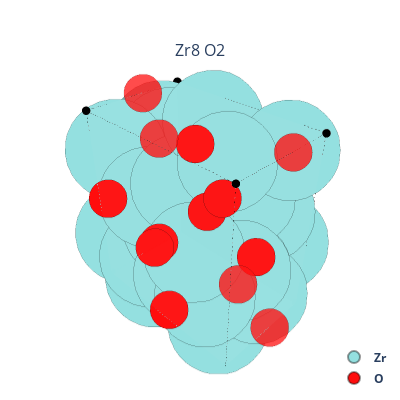

Notebook source saved alongside this figure:
### Code cell
structure_3d(structures[14], n_cols=1)

### Figure 1 — Plotly figure (JSON) as saved in the notebook; plotly's stock layout.template omitted (floating-point values rounded to 4 significant figures)
{"data": [{"hoverinfo": "text", "hoverlabel": {"namelength": -1}, "hovertext": "<b>Site: Zr</b><br>Coordinates (5.901, 1.275, 3.82) [0.9094, 0.1224, 0.3342]", "legend": "legend", "legendgroup": "1-Zr", "marker": {"color": "rgb(148,224,224)", "line": {"color": "rgba(0,0,0,0.4)", "width": 1}, "opacity": 1, "size": 35}, "mode": "markers", "name": "Zr", "scene": "scene", "showlegend": true, "textfont": {"color": "black", "size": 18}, "textposition": "middle center", "type": "scatter3d", "x": [5.901], "y": [1.275], "z": [3.82]}, {"hoverinfo": "text", "hoverlabel": {"namelength": -1}, "hovertext": "<b>Site: Zr</b><br>Coordinates (2.656, 3.932, 7.61) [0.4094, 0.3776, 0.6658]", "legend": "legend", "legendgroup": "1-Zr", "marker": {"color": "rgb(148,224,224)", "line": {"color": "rgba(0,0,0,0.4)", "width": 1}, "opacity": 1, "size": 35}, "mode": "markers", "name": "Zr", "scene": "scene", "showlegend": false, "textfont": {"color": "black", "size": 18}, "textposition": "middle center", "type": "scatter3d", "x": [2.656], "y": [3.932], "z": [7.61]}, {"hoverinfo": "text", "hoverlabel": {"namelength": -1}, "hovertext": "<b>Site: Zr</b><br>Coordinates (1.034, 1.329, 6.678) [0.1594, 0.1276, 0.5842]", "legend": "legend", "legendgroup": "1-Zr", "marker": {"color": "rgb(148,224,224)", "line": {"color": "rgba(0,0,0,0.4)", "width": 1}, "opacity": 1, "size": 35}, "mode": "markers", "name": "Zr", "scene": "scene", "showlegend": false, "textfont": {"color": "black", "size": 18}, "textposition": "middle center", "type": "scatter3d", "x": [1.034], "y": [1.329], "z": [6.678]}, {"hoverinfo": "text", "hoverlabel": {"namelength": -1}, "hovertext": "<b>Site: Zr</b><br>Coordinates (1.034, 9.084, 4.752) [0.1594, 0.8724, 0.4158]", "legend": "legend", "legendgroup": "1-Zr", "marker": {"color": "rgb(148,224,224)", "line": {"color": "rgba(0,0,0,0.4)", "width": 1}, "opacity": 1, "size": 35}, "mode": "markers", "name": "Zr", "scene": "scene", "showlegend": false, "textfont": {"color": "black", "size": 18}, "textposition": "middle center", "type": "scatter3d", "x": [1.034], "y": [9.084], "z": [4.752]}, {"hoverinfo": "text", "hoverlabel": {"namelength": -1}, "hovertext": "<b>Site: Zr</b><br>Coordinates (1.047, 3.893, 4.787) [0.1613, 0.3739, 0.4188]", "legend": "legend", "legendgroup": "1-Zr", "marker": {"color": "rgb(148,224,224)", "line": {"color": "rgba(0,0,0,0.4)", "width": 1}, "opacity": 1, "size": 35}, "mode": "markers", "name": "Zr", "scene": "scene", "showlegend": false, "textfont": {"color": "black", "size": 18}, "textposition": "middle center", "type": "scatter3d", "x": [1.047], "y": [3.893], "z": [4.787]}, {"hoverinfo": "text", "hoverlabel": {"namelength": -1}, "hovertext": "<b>Site: Zr</b><br>Coordinates (4.291, 1.313, 6.643) [0.6613, 0.1261, 0.5812]", "legend": "legend", "legendgroup": "1-Zr", "marker": {"color": "rgb(148,224,224)", "line": {"color": "rgba(0,0,0,0.4)", "width": 1}, "opacity": 1, "size": 35}, "mode": "markers", "name": "Zr", "scene": "scene", "showlegend": false, "textfont": {"color": "black", "size": 18}, "textposition": "middle center", "type": "scatter3d", "x": [4.291], "y": [1.313], "z": [6.643]}, {"hoverinfo": "text", "hoverlabel": {"namelength": -1}, "hovertext": "<b>Site: Zr</b><br>Coordinates (2.669, 9.123, 7.645) [0.4113, 0.8761, 0.6688]", "legend": "legend", "legendgroup": "1-Zr", "marker": {"color": "rgb(148,224,224)", "line": {"color": "rgba(0,0,0,0.4)", "width": 1}, "opacity": 1, "size": 35}, "mode": "markers", "name": "Zr", "scene": "scene", "showlegend": false, "textfont": {"color": "black", "size": 18}, "textposition": "middle center", "type": "scatter3d", "x": [2.669], "y": [9.123], "z": [7.645]}, {"hoverinfo": "text", "hoverlabel": {"namelength": -1}, "hovertext": "<b>Site: Zr</b><br>Coordinates (2.669, 1.29, 3.786) [0.4113, 0.1239, 0.3312]", "legend": "legend", "legendgroup": "1-Zr", "marker": {"color": "rgb(148,224,224)", "line": {"color": "rgba(0,0,0,0.4)", "width": 1}, "opacity": 1, "size": 35}, "mode": "markers", "name": "Zr", "scene": "scene", "showlegend": false, "textfont": {"color": "black", "size": 18}, "textposition": "middle center", "type": "scatter3d", "x": [2.669], "y": [1.29], "z": [3.786]}, {"hoverinfo": "text", "hoverlabel": {"namelength": -1}, "hovertext": "<b>Site: Zr</b><br>Coordinates (2.656, 1.275, 9.536) [0.4094, 0.1224, 0.8342]", "legend": "legend", "legendgroup": "1-Zr", "marker": {"color": "rgb(148,224,224)", "line": {"color": "rgba(0,0,0,0.4)", "width": 1}, "opacity": 1, "size": 35}, "mode": "markers", "name": "Zr", "scene": "scene", "showlegend": false, "textfont": {"color": "black", "size": 18}, "textposition": "middle center", "type": "scatter3d", "x": [2.656], "y": [1.275], "z": [9.536]}, {"hoverinfo": "text", "hoverlabel": {"namelength": -1}, "hovertext": "<b>Site: Zr</b><br>Coordinates (5.901, 3.932, 1.895) [0.9094, 0.3776, 0.1658]", "legend": "legend", "legendgroup": "1-Zr", "marker": {"color": "rgb(148,224,224)", "line": {"color": "rgba(0,0,0,0.4)", "width": 1}, "opacity": 1, "size": 35}, "mode": "markers", "name": "Zr", "scene": "scene", "showlegend": false, "textfont": {"color": "black", "size": 18}, "textposition": "middle center", "type": "scatter3d", "x": [5.901], "y": [3.932], "z": [1.895]}, {"hoverinfo": "text", "hoverlabel": {"namelength": -1}, "hovertext": "<b>Site: Zr</b><br>Coordinates (4.279, 1.329, 0.9628) [0.6594, 0.1276, 0.08423]", "legend": "legend", "legendgroup": "1-Zr", "marker": {"color": "rgb(148,224,224)", "line": {"color": "rgba(0,0,0,0.4)", "width": 1}, "opacity": 1, "size": 35}, "mode": "markers", "name": "Zr", "scene": "scene", "showlegend": false, "textfont": {"color": "black", "size": 18}, "textposition": "middle center", "type": "scatter3d", "x": [4.279], "y": [1.329], "z": [0.9628]}, {"hoverinfo": "text", "hoverlabel": {"namelength": -1}, "hovertext": "<b>Site: Zr</b><br>Coordinates (4.279, 9.084, 10.47) [0.6594, 0.8724, 0.9158]", "legend": "legend", "legendgroup": "1-Zr", "marker": {"color": "rgb(148,224,224)", "line": {"color": "rgba(0,0,0,0.4)", "width": 1}, "opacity": 1, "size": 35}, "mode": "markers", "name": "Zr", "scene": "scene", "showlegend": false, "textfont": {"color": "black", "size": 18}, "textposition": "middle center", "type": "scatter3d", "x": [4.279], "y": [9.084], "z": [10.47]}, {"hoverinfo": "text", "hoverlabel": {"namelength": -1}, "hovertext": "<b>Site: Zr</b><br>Coordinates (4.291, 3.893, 10.5) [0.6613, 0.3739, 0.9188]", "legend": "legend", "legendgroup": "1-Zr", "marker": {"color": "rgb(148,224,224)", "line": {"color": "rgba(0,0,0,0.4)", "width": 1}, "opacity": 1, "size": 35}, "mode": "markers", "name": "Zr", "scene": "scene", "showlegend": false, "textfont": {"color": "black", "size": 18}, "textposition": "middle center", "type": "scatter3d", "x": [4.291], "y": [3.893], "z": [10.5]}, {"hoverinfo": "text", "hoverlabel": {"namelength": -1}, "hovertext": "<b>Site: Zr</b><br>Coordinates (1.047, 1.313, 0.9282) [0.1613, 0.1261, 0.0812]", "legend": "legend", "legendgroup": "1-Zr", "marker": {"color": "rgb(148,224,224)", "line": {"color": "rgba(0,0,0,0.4)", "width": 1}, "opacity": 1, "size": 35}, "mode": "markers", "name": "Zr", "scene": "scene", "showlegend": false, "textfont": {"color": "black", "size": 18}, "textposition": "middle center", "type": "scatter3d", "x": [1.047], "y": [1.313], "z": [0.9282]}, {"hoverinfo": "text", "hoverlabel": {"namelength": -1}, "hovertext": "<b>Site: Zr</b><br>Coordinates (5.913, 9.123, 1.929) [0.9113, 0.8761, 0.1688]", "legend": "legend", "legendgroup": "1-Zr", "marker": {"color": "rgb(148,224,224)", "line": {"color": "rgba(0,0,0,0.4)", "width": 1}, "opacity": 1, "size": 35}, "mode": "markers", "name": "Zr", "scene": "scene", "showlegend": false, "textfont": {"color": "black", "size": 18}, "textposition": "middle center", "type": "scatter3d", "x": [5.913], "y": [9.123], "z": [1.929]}, {"hoverinfo": "text", "hoverlabel": {"namelength": -1}, "hovertext": "<b>Site: Zr</b><br>Coordinates (5.913, 1.29, 9.501) [0.9113, 0.1239, 0.8312]", "legend": "legend", "legendgroup": "1-Zr", "marker": {"color": "rgb(148,224,224)", "line": {"color": "rgba(0,0,0,0.4)", "width": 1}, "opacity": 1, "size": 35}, "mode": "markers", "name": "Zr", "scene": "scene", "showlegend": false, "textfont": {"color": "black", "size": 18}, "textposition": "middle center", "type": "scatter3d", "x": [5.913], "y": [1.29], "z": [9.501]}, {"hoverinfo": "text", "hoverlabel": {"namelength": -1}, "hovertext": "<b>Site: Zr</b><br>Coordinates (2.656, 6.481, 3.82) [0.4094, 0.6224, 0.3342]", "legend": "legend", "legendgroup": "1-Zr", "marker": {"color": "rgb(148,224,224)", "line": {"color": "rgba(0,0,0,0.4)", "width": 1}, "opacity": 1, "size": 35}, "mode": "markers", "name": "Zr", "scene": "scene", "showlegend": false, "textfont": {"color": "black", "size": 18}, "textposition": "middle center", "type": "scatter3d", "x": [2.656], "y": [6.481], "z": [3.82]}, {"hoverinfo": "text", "hoverlabel": {"namelength": -1}, "hovertext": "<b>Site: Zr</b><br>Coordinates (5.901, 9.139, 7.61) [0.9094, 0.8776, 0.6658]", "legend": "legend", "legendgroup": "1-Zr", "marker": {"color": "rgb(148,224,224)", "line": {"color": "rgba(0,0,0,0.4)", "width": 1}, "opacity": 1, "size": 35}, "mode": "markers", "name": "Zr", "scene": "scene", "showlegend": false, "textfont": {"color": "black", "size": 18}, "textposition": "middle center", "type": "scatter3d", "x": [5.901], "y": [9.139], "z": [7.61]}, {"hoverinfo": "text", "hoverlabel": {"namelength": -1}, "hovertext": "<b>Site: Zr</b><br>Coordinates (4.279, 6.535, 6.678) [0.6594, 0.6276, 0.5842]", "legend": "legend", "legendgroup": "1-Zr", "marker": {"color": "rgb(148,224,224)", "line": {"color": "rgba(0,0,0,0.4)", "width": 1}, "opacity": 1, "size": 35}, "mode": "markers", "name": "Zr", "scene": "scene", "showlegend": false, "textfont": {"color": "black", "size": 18}, "textposition": "middle center", "type": "scatter3d", "x": [4.279], "y": [6.535], "z": [6.678]}, {"hoverinfo": "text", "hoverlabel": {"namelength": -1}, "hovertext": "<b>Site: Zr</b><br>Coordinates (4.279, 3.878, 4.752) [0.6594, 0.3724, 0.4158]", "legend": "legend", "legendgroup": "1-Zr", "marker": {"color": "rgb(148,224,224)", "line": {"color": "rgba(0,0,0,0.4)", "width": 1}, "opacity": 1, "size": 35}, "mode": "markers", "name": "Zr", "scene": "scene", "showlegend": false, "textfont": {"color": "black", "size": 18}, "textposition": "middle center", "type": "scatter3d", "x": [4.279], "y": [3.878], "z": [4.752]}, {"hoverinfo": "text", "hoverlabel": {"namelength": -1}, "hovertext": "<b>Site: Zr</b><br>Coordinates (4.291, 9.1, 4.787) [0.6613, 0.8739, 0.4188]", "legend": "legend", "legendgroup": "1-Zr", "marker": {"color": "rgb(148,224,224)", "line": {"color": "rgba(0,0,0,0.4)", "width": 1}, "opacity": 1, "size": 35}, "mode": "markers", "name": "Zr", "scene": "scene", "showlegend": false, "textfont": {"color": "black", "size": 18}, "textposition": "middle center", "type": "scatter3d", "x": [4.291], "y": [9.1], "z": [4.787]}, {"hoverinfo": "text", "hoverlabel": {"namelength": -1}, "hovertext": "<b>Site: Zr</b><br>Coordinates (1.047, 6.52, 6.643) [0.1613, 0.6261, 0.5812]", "legend": "legend", "legendgroup": "1-Zr", "marker": {"color": "rgb(148,224,224)", "line": {"color": "rgba(0,0,0,0.4)", "width": 1}, "opacity": 1, "size": 35}, "mode": "markers", "name": "Zr", "scene": "scene", "showlegend": false, "textfont": {"color": "black", "size": 18}, "textposition": "middle center", "type": "scatter3d", "x": [1.047], "y": [6.52], "z": [6.643]}, {"hoverinfo": "text", "hoverlabel": {"namelength": -1}, "hovertext": "<b>Site: Zr</b><br>Coordinates (5.913, 3.917, 7.645) [0.9113, 0.3761, 0.6688]", "legend": "legend", "legendgroup": "1-Zr", "marker": {"color": "rgb(148,224,224)", "line": {"color": "rgba(0,0,0,0.4)", "width": 1}, "opacity": 1, "size": 35}, "mode": "markers", "name": "Zr", "scene": "scene", "showlegend": false, "textfont": {"color": "black", "size": 18}, "textposition": "middle center", "type": "scatter3d", "x": [5.913], "y": [3.917], "z": [7.645]}, {"hoverinfo": "text", "hoverlabel": {"namelength": -1}, "hovertext": "<b>Site: Zr</b><br>Coordinates (5.913, 6.497, 3.786) [0.9113, 0.6239, 0.3312]", "legend": "legend", "legendgroup": "1-Zr", "marker": {"color": "rgb(148,224,224)", "line": {"color": "rgba(0,0,0,0.4)", "width": 1}, "opacity": 1, "size": 35}, "mode": "markers", "name": "Zr", "scene": "scene", "showlegend": false, "textfont": {"color": "black", "size": 18}, "textposition": "middle center", "type": "scatter3d", "x": [5.913], "y": [6.497], "z": [3.786]}, {"hoverinfo": "text", "hoverlabel": {"namelength": -1}, "hovertext": "<b>Site: Zr</b><br>Coordinates (5.901, 6.481, 9.536) [0.9094, 0.6224, 0.8342]", "legend": "legend", "legendgroup": "1-Zr", "marker": {"color": "rgb(148,224,224)", "line": {"color": "rgba(0,0,0,0.4)", "width": 1}, "opacity": 1, "size": 35}, "mode": "markers", "name": "Zr", "scene": "scene", "showlegend": false, "textfont": {"color": "black", "size": 18}, "textposition": "middle center", "type": "scatter3d", "x": [5.901], "y": [6.481], "z": [9.536]}, {"hoverinfo": "text", "hoverlabel": {"namelength": -1}, "hovertext": "<b>Site: Zr</b><br>Coordinates (2.656, 9.139, 1.895) [0.4094, 0.8776, 0.1658]", "legend": "legend", "legendgroup": "1-Zr", "marker": {"color": "rgb(148,224,224)", "line": {"color": "rgba(0,0,0,0.4)", "width": 1}, "opacity": 1, "size": 35}, "mode": "markers", "name": "Zr", "scene": "scene", "showlegend": false, "textfont": {"color": "black", "size": 18}, "textposition": "middle center", "type": "scatter3d", "x": [2.656], "y": [9.139], "z": [1.895]}, {"hoverinfo": "text", "hoverlabel": {"namelength": -1}, "hovertext": "<b>Site: Zr</b><br>Coordinates (1.034, 6.535, 0.9628) [0.1594, 0.6276, 0.08423]", "legend": "legend", "legendgroup": "1-Zr", "marker": {"color": "rgb(148,224,224)", "line": {"color": "rgba(0,0,0,0.4)", "width": 1}, "opacity": 1, "size": 35}, "mode": "markers", "name": "Zr", "scene": "scene", "showlegend": false, "textfont": {"color": "black", "size": 18}, "textposition": "middle center", "type": "scatter3d", "x": [1.034], "y": [6.535], "z": [0.9628]}, {"hoverinfo": "text", "hoverlabel": {"namelength": -1}, "hovertext": "<b>Site: Zr</b><br>Coordinates (1.034, 3.878, 10.47) [0.1594, 0.3724, 0.9158]", "legend": "legend", "legendgroup": "1-Zr", "marker": {"color": "rgb(148,224,224)", "line": {"color": "rgba(0,0,0,0.4)", "width": 1}, "opacity": 1, "size": 35}, "mode": "markers", "name": "Zr", "scene": "scene", "showlegend": false, "textfont": {"color": "black", "size": 18}, "textposition": "middle center", "type": "scatter3d", "x": [1.034], "y": [3.878], "z": [10.47]}, {"hoverinfo": "text", "hoverlabel": {"namelength": -1}, "hovertext": "<b>Site: Zr</b><br>Coordinates (1.047, 9.1, 10.5) [0.1613, 0.8739, 0.9188]", "legend": "legend", "legendgroup": "1-Zr", "marker": {"color": "rgb(148,224,224)", "line": {"color": "rgba(0,0,0,0.4)", "width": 1}, "opacity": 1, "size": 35}, "mode": "markers", "name": "Zr", "scene": "scene", "showlegend": false, "textfont": {"color": "black", "size": 18}, "textposition": "middle center", "type": "scatter3d", "x": [1.047], "y": [9.1], "z": [10.5]}, {"hoverinfo": "text", "hoverlabel": {"namelength": -1}, "hovertext": "<b>Site: Zr</b><br>Coordinates (4.291, 6.52, 0.9282) [0.6613, 0.6261, 0.0812]", "legend": "legend", "legendgroup": "1-Zr", "marker": {"color": "rgb(148,224,224)", "line": {"color": "rgba(0,0,0,0.4)", "width": 1}, "opacity": 1, "size": 35}, "mode": "markers", "name": "Zr", "scene": "scene", "showlegend": false, "textfont": {"color": "black", "size": 18}, "textposition": "middle center", "type": "scatter3d", "x": [4.291], "y": [6.52], "z": [0.9282]}, {"hoverinfo": "text", "hoverlabel": {"namelength": -1}, "hovertext": "<b>Site: Zr</b><br>Coordinates (2.669, 3.917, 1.929) [0.4113, 0.3761, 0.1688]", "legend": "legend", "legendgroup": "1-Zr", "marker": {"color": "rgb(148,224,224)", "line": {"color": "rgba(0,0,0,0.4)", "width": 1}, "opacity": 1, "size": 35}, "mode": "markers", "name": "Zr", "scene": "scene", "showlegend": false, "textfont": {"color": "black", "size": 18}, "textposition": "middle center", "type": "scatter3d", "x": [2.669], "y": [3.917], "z": [1.929]}, {"hoverinfo": "text", "hoverlabel": {"namelength": -1}, "hovertext": "<b>Site: Zr</b><br>Coordinates (2.669, 6.497, 9.501) [0.4113, 0.6239, 0.8312]", "legend": "legend", "legendgroup": "1-Zr", "marker": {"color": "rgb(148,224,224)", "line": {"color": "rgba(0,0,0,0.4)", "width": 1}, "opacity": 1, "size": 35}, "mode": "markers", "name": "Zr", "scene": "scene", "showlegend": false, "textfont": {"color": "black", "size": 18}, "textposition": "middle center", "type": "scatter3d", "x": [2.669], "y": [6.497], "z": [9.501]}, {"hoverinfo": "text", "hoverlabel": {"namelength": -1}, "hovertext": "<b>Site: O</b><br>Coordinates (4.345, 2.603, 2.858) [0.6695, 0.25, 0.25]", "legend": "legend", "legendgroup": "1-O", "marker": {"color": "rgb(255,13,13)", "line": {"color": "rgba(0,0,0,0.4)", "width": 1}, "opacity": 1, "size": 13.2}, "mode": "markers", "name": "O", "scene": "scene", "showlegend": true, "textfont": {"color": "white", "size": 13.2}, "textposition": "middle center", "type": "scatter3d", "x": [4.345], "y": [2.603], "z": [2.858]}, {"hoverinfo": "text", "hoverlabel": {"namelength": -1}, "hovertext": "<b>Site: O</b><br>Coordinates (2.722, 5.207, 5.715) [0.4195, 0.5, 0.5]", "legend": "legend", "legendgroup": "1-O", "marker": {"color": "rgb(255,13,13)", "line": {"color": "rgba(0,0,0,0.4)", "width": 1}, "opacity": 1, "size": 13.2}, "mode": "markers", "name": "O", "scene": "scene", "showlegend": false, "textfont": {"color": "white", "size": 13.2}, "textposition": "middle center", "type": "scatter3d", "x": [2.722], "y": [5.207], "z": [5.715]}, {"hoverinfo": "text", "hoverlabel": {"namelength": -1}, "hovertext": "<b>Site: O</b><br>Coordinates (1.1, 2.603, 8.573) [0.1695, 0.25, 0.75]", "legend": "legend", "legendgroup": "1-O", "marker": {"color": "rgb(255,13,13)", "line": {"color": "rgba(0,0,0,0.4)", "width": 1}, "opacity": 1, "size": 13.2}, "mode": "markers", "name": "O", "scene": "scene", "showlegend": false, "textfont": {"color": "white", "size": 13.2}, "textposition": "middle center", "type": "scatter3d", "x": [1.1], "y": [2.603], "z": [8.573]}, {"hoverinfo": "text", "hoverlabel": {"namelength": -1}, "hovertext": "<b>Site: O</b><br>Coordinates (5.967, 5.207, 6.842e-16) [0.9195, 0.5, 0]", "legend": "legend", "legendgroup": "1-O", "marker": {"color": "rgb(255,13,13)", "line": {"color": "rgba(0,0,0,0.4)", "width": 1}, "opacity": 1, "size": 13.2}, "mode": "markers", "name": "O", "scene": "scene", "showlegend": false, "textfont": {"color": "white", "size": 13.2}, "textposition": "middle center", "type": "scatter3d", "x": [5.967], "y": [5.207], "z": [6.842e-16]}, {"hoverinfo": "text", "hoverlabel": {"namelength": -1}, "hovertext": "<b>Site: O</b><br>Coordinates (1.1, 7.81, 2.858) [0.1695, 0.75, 0.25]", "legend": "legend", "legendgroup": "1-O", "marker": {"color": "rgb(255,13,13)", "line": {"color": "rgba(0,0,0,0.4)", "width": 1}, "opacity": 1, "size": 13.2}, "mode": "markers", "name": "O", "scene": "scene", "showlegend": false, "textfont": {"color": "white", "size": 13.2}, "textposition": "middle center", "type": "scatter3d", "x": [1.1], "y": [7.81], "z": [2.858]}, {"hoverinfo": "text", "hoverlabel": {"namelength": -1}, "hovertext": "<b>Site: O</b><br>Coordinates (5.967, 0, 5.715) [0.9195, 0, 0.5]", "legend": "legend", "legendgroup": "1-O", "marker": {"color": "rgb(255,13,13)", "line": {"color": "rgba(0,0,0,0.4)", "width": 1}, "opacity": 1, "size": 13.2}, "mode": "markers", "name": "O", "scene": "scene", "showlegend": false, "textfont": {"color": "white", "size": 13.2}, "textposition": "middle center", "type": "scatter3d", "x": [5.967], "y": [0], "z": [5.715]}, {"hoverinfo": "text", "hoverlabel": {"namelength": -1}, "hovertext": "<b>Site: O</b><br>Coordinates (4.345, 7.81, 8.573) [0.6695, 0.75, 0.75]", "legend": "legend", "legendgroup": "1-O", "marker": {"color": "rgb(255,13,13)", "line": {"color": "rgba(0,0,0,0.4)", "width": 1}, "opacity": 1, "size": 13.2}, "mode": "markers", "name": "O", "scene": "scene", "showlegend": false, "textfont": {"color": "white", "size": 13.2}, "textposition": "middle center", "type": "scatter3d", "x": [4.345], "y": [7.81], "z": [8.573]}, {"hoverinfo": "text", "hoverlabel": {"namelength": -1}, "hovertext": "<b>Site: O</b><br>Coordinates (2.722, 0, 1.667e-16) [0.4195, 0, 0]", "legend": "legend", "legendgroup": "1-O", "marker": {"color": "rgb(255,13,13)", "line": {"color": "rgba(0,0,0,0.4)", "width": 1}, "opacity": 1, "size": 13.2}, "mode": "markers", "name": "O", "scene": "scene", "showlegend": false, "textfont": {"color": "white", "size": 13.2}, "textposition": "middle center", "type": "scatter3d", "x": [2.722], "y": [0], "z": [1.667e-16]}, {"hoverinfo": "text", "hoverlabel": {"namelength": -1}, "hovertext": "<b>Image of O</b><br>Coordinates (5.967, 5.207, 11.43) [0.9195, 0.5, 1.0]", "legend": "legend", "marker": {"color": "rgb(255,13,13)", "line": {"color": "rgba(0,0,0,0.4)", "width": 1}, "opacity": 0.8, "size": 13.2}, "mode": "markers", "name": "Image of O", "scene": "scene", "showlegend": false, "textfont": {"color": "white", "size": 10.56}, "textposition": "middle center", "type": "scatter3d", "x": [5.967], "y": [5.207], "z": [11.43]}, {"hoverinfo": "text", "hoverlabel": {"namelength": -1}, "hovertext": "<b>Image of O</b><br>Coordinates (5.967, 10.41, 5.715) [0.9195, 1, 0.5]", "legend": "legend", "marker": {"color": "rgb(255,13,13)", "line": {"color": "rgba(0,0,0,0.4)", "width": 1}, "opacity": 0.8, "size": 13.2}, "mode": "markers", "name": "Image of O", "scene": "scene", "showlegend": false, "textfont": {"color": "white", "size": 10.56}, "textposition": "middle center", "type": "scatter3d", "x": [5.967], "y": [10.41], "z": [5.715]}, {"hoverinfo": "text", "hoverlabel": {"namelength": -1}, "hovertext": "<b>Image of O</b><br>Coordinates (2.722, 10.41, 8.043e-16) [0.4195, 1, -1.233e-32]", "legend": "legend", "marker": {"color": "rgb(255,13,13)", "line": {"color": "rgba(0,0,0,0.4)", "width": 1}, "opacity": 0.8, "size": 13.2}, "mode": "markers", "name": "Image of O", "scene": "scene", "showlegend": false, "textfont": {"color": "white", "size": 10.56}, "textposition": "middle center", "type": "scatter3d", "x": [2.722], "y": [10.41], "z": [8.043e-16]}, {"hoverinfo": "text", "hoverlabel": {"namelength": -1}, "hovertext": "<b>Image of O</b><br>Coordinates (2.722, 0, 11.43) [0.4195, 0, 1.0]", "legend": "legend", "marker": {"color": "rgb(255,13,13)", "line": {"color": "rgba(0,0,0,0.4)", "width": 1}, "opacity": 0.8, "size": 13.2}, "mode": "markers", "name": "Image of O", "scene": "scene", "showlegend": false, "textfont": {"color": "white", "size": 10.56}, "textposition": "middle center", "type": "scatter3d", "x": [2.722], "y": [0], "z": [11.43]}, {"hoverinfo": "text", "hoverlabel": {"namelength": -1}, "hovertext": "<b>Image of O</b><br>Coordinates (2.722, 10.41, 11.43) [0.4195, 1, 1.0]", "legend": "legend", "marker": {"color": "rgb(255,13,13)", "line": {"color": "rgba(0,0,0,0.4)", "width": 1}, "opacity": 0.8, "size": 13.2}, "mode": "markers", "name": "Image of O", "scene": "scene", "showlegend": false, "textfont": {"color": "white", "size": 10.56}, "textposition": "middle center", "type": "scatter3d", "x": [2.722], "y": [10.41], "z": [11.43]}, {"hovertext": [null, "Length: 11.4 Å<br>Start: (0, 0, 0) [0, 0, 0]<br>End: (0, 0, 11.4) [0, 0, 1]", null], "line": {"color": "black", "dash": "dash", "width": 1}, "mode": "lines", "name": "edge 0", "scene": "scene", "showlegend": false, "type": "scatter3d", "x": [0, 0, 0], "y": [0, 0, 0], "z": [0, 5.715, 11.43]}, {"hovertext": [null, "Length: 10.4 Å<br>Start: (0, 0, 0) [0, 0, 0]<br>End: (1.67e-15, 10.4, 6.38e-16) [0, 1, 0]", null], "line": {"color": "black", "dash": "dash", "width": 1}, "mode": "lines", "name": "edge 1", "scene": "scene", "showlegend": false, "type": "scatter3d", "x": [0, 8.373e-16, 1.675e-15], "y": [0, 5.207, 10.41], "z": [0, 3.188e-16, 6.376e-16]}, {"hovertext": [null, "Length: 6.49 Å<br>Start: (0, 0, 0) [0, 0, 0]<br>End: (6.49, 0, 3.97e-16) [1, 0, 0]", null], "line": {"color": "black", "dash": "dash", "width": 1}, "mode": "lines", "name": "edge 2", "scene": "scene", "showlegend": false, "type": "scatter3d", "x": [0, 3.244, 6.489], "y": [0, 0, 0], "z": [0, 1.987e-16, 3.973e-16]}, {"hovertext": [null, "Length: 10.4 Å<br>Start: (0, 0, 11.4) [0, 0, 1]<br>End: (1.67e-15, 10.4, 11.4) [0, 1, 1]", null], "line": {"color": "black", "dash": "dash", "width": 1}, "mode": "lines", "name": "edge 3", "scene": "scene", "showlegend": false, "type": "scatter3d", "x": [0, 8.373e-16, 1.675e-15], "y": [0, 5.207, 10.41], "z": [11.43, 11.43, 11.43]}, {"hovertext": [null, "Length: 6.49 Å<br>Start: (0, 0, 11.4) [0, 0, 1]<br>End: (6.49, 0, 11.4) [1, 0, 1]", null], "line": {"color": "black", "dash": "dash", "width": 1}, "mode": "lines", "name": "edge 4", "scene": "scene", "showlegend": false, "type": "scatter3d", "x": [0, 3.244, 6.489], "y": [0, 0, 0], "z": [11.43, 11.43, 11.43]}, {"hovertext": [null, "Length: 11.4 Å<br>Start: (1.67e-15, 10.4, 6.38e-16) [0, 1, 0]<br>End: (1.67e-15, 10.4, 11.4) [0, 1, 1]", null], "line": {"color": "black", "dash": "dash", "width": 1}, "mode": "lines", "name": "edge 5", "scene": "scene", "showlegend": false, "type": "scatter3d", "x": [1.675e-15, 1.675e-15, 1.675e-15], "y": [10.41, 10.41, 10.41], "z": [6.376e-16, 5.715, 11.43]}, {"hovertext": [null, "Length: 6.49 Å<br>Start: (1.67e-15, 10.4, 6.38e-16) [0, 1, 0]<br>End: (6.49, 10.4, 1.03e-15) [1, 1, 0]", null], "line": {"color": "black", "dash": "dash", "width": 1}, "mode": "lines", "name": "edge 6", "scene": "scene", "showlegend": false, "type": "scatter3d", "x": [1.675e-15, 3.244, 6.489], "y": [10.41, 10.41, 10.41], "z": [6.376e-16, 8.363e-16, 1.035e-15]}, {"hovertext": [null, "Length: 6.49 Å<br>Start: (1.67e-15, 10.4, 11.4) [0, 1, 1]<br>End: (6.49, 10.4, 11.4) [1, 1, 1]", null], "line": {"color": "black", "dash": "dash", "width": 1}, "mode": "lines", "name": "edge 7", "scene": "scene", "showlegend": false, "type": "scatter3d", "x": [1.675e-15, 3.244, 6.489], "y": [10.41, 10.41, 10.41], "z": [11.43, 11.43, 11.43]}, {"hovertext": [null, "Length: 11.4 Å<br>Start: (6.49, 0, 3.97e-16) [1, 0, 0]<br>End: (6.49, 0, 11.4) [1, 0, 1]", null], "line": {"color": "black", "dash": "dash", "width": 1}, "mode": "lines", "name": "edge 8", "scene": "scene", "showlegend": false, "type": "scatter3d", "x": [6.489, 6.489, 6.489], "y": [0, 0, 0], "z": [3.973e-16, 5.715, 11.43]}, {"hovertext": [null, "Length: 10.4 Å<br>Start: (6.49, 0, 3.97e-16) [1, 0, 0]<br>End: (6.49, 10.4, 1.03e-15) [1, 1, 0]", null], "line": {"color": "black", "dash": "dash", "width": 1}, "mode": "lines", "name": "edge 9", "scene": "scene", "showlegend": false, "type": "scatter3d", "x": [6.489, 6.489, 6.489], "y": [0, 5.207, 10.41], "z": [3.973e-16, 7.161e-16, 1.035e-15]}, {"hovertext": [null, "Length: 10.4 Å<br>Start: (6.49, 0, 11.4) [1, 0, 1]<br>End: (6.49, 10.4, 11.4) [1, 1, 1]", null], "line": {"color": "black", "dash": "dash", "width": 1}, "mode": "lines", "name": "edge 10", "scene": "scene", "showlegend": false, "type": "scatter3d", "x": [6.489, 6.489, 6.489], "y": [0, 5.207, 10.41], "z": [11.43, 11.43, 11.43]}, {"hovertext": [null, "Length: 11.4 Å<br>Start: (6.49, 10.4, 1.03e-15) [1, 1, 0]<br>End: (6.49, 10.4, 11.4) [1, 1, 1]", null], "line": {"color": "black", "dash": "dash", "width": 1}, "mode": "lines", "name": "edge 11", "scene": "scene", "showlegend": false, "type": "scatter3d", "x": [6.489, 6.489, 6.489], "y": [10.41, 10.41, 10.41], "z": [1.035e-15, 5.715, 11.43]}, {"hovertext": "(0, 0, 0) [0, 0, 0]<br>α = 90°, β = 90°, γ = 90°", "marker": {"color": "black", "size": 3}, "mode": "markers", "name": "node 0", "scene": "scene", "showlegend": false, "type": "scatter3d", "x": [0], "y": [0], "z": [0]}, {"hovertext": "(0, 0, 11.4) [0, 0, 1]<br>α = 90°, β = 90°, γ = 90°", "marker": {"color": "black", "size": 3}, "mode": "markers", "name": "node 1", "scene": "scene", "showlegend": false, "type": "scatter3d", "x": [0], "y": [0], "z": [11.43]}, {"hovertext": "(1.67e-15, 10.4, 6.38e-16) [0, 1, 0]<br>α = 90°, β = 90°, γ = 90°", "marker": {"color": "black", "size": 3}, "mode": "markers", "name": "node 2", "scene": "scene", "showlegend": false, "type": "scatter3d", "x": [1.675e-15], "y": [10.41], "z": [6.376e-16]}, {"hovertext": "(1.67e-15, 10.4, 11.4) [0, 1, 1]<br>α = 90°, β = 90°, γ = 90°", "marker": {"color": "black", "size": 3}, "mode": "markers", "name": "node 3", "scene": "scene", "showlegend": false, "type": "scatter3d", "x": [1.675e-15], "y": [10.41], "z": [11.43]}, {"hovertext": "(6.49, 0, 3.97e-16) [1, 0, 0]<br>α = 90°, β = 90°, γ = 90°", "marker": {"color": "black", "size": 3}, "mode": "markers", "name": "node 4", "scene": "scene", "showlegend": false, "type": "scatter3d", "x": [6.489], "y": [0], "z": [3.973e-16]}, {"hovertext": "(6.49, 0, 11.4) [1, 0, 1]<br>α = 90°, β = 90°, γ = 90°", "marker": {"color": "black", "size": 3}, "mode": "markers", "name": "node 5", "scene": "scene", "showlegend": false, "type": "scatter3d", "x": [6.489], "y": [0], "z": [11.43]}, {"hovertext": "(6.49, 10.4, 1.03e-15) [1, 1, 0]<br>α = 90°, β = 90°, γ = 90°", "marker": {"color": "black", "size": 3}, "mode": "markers", "name": "node 6", "scene": "scene", "showlegend": false, "type": "scatter3d", "x": [6.489], "y": [10.41], "z": [1.035e-15]}, {"hovertext": "(6.49, 10.4, 11.4) [1, 1, 1]<br>α = 90°, β = 90°, γ = 90°", "marker": {"color": "black", "size": 3}, "mode": "markers", "name": "node 7", "scene": "scene", "showlegend": false, "type": "scatter3d", "x": [6.489], "y": [10.41], "z": [11.43]}, {"color": "rgba(255,255,255,0.1)", "hoverinfo": "skip", "i": [0], "j": [1], "k": [2], "name": "surface-face0-tri0", "opacity": 0.2, "scene": "scene", "showlegend": false, "showscale": false, "type": "mesh3d", "x": [0.0, 0.0, 1.675e-15], "y": [0.0, 0.0, 10.41], "z": [0.0, 11.43, 11.43]}, {"color": "rgba(255,255,255,0.1)", "hoverinfo": "skip", "i": [0], "j": [1], "k": [2], "name": "surface-face0-tri1", "opacity": 0.2, "scene": "scene", "showlegend": false, "showscale": false, "type": "mesh3d", "x": [0.0, 1.675e-15, 1.675e-15], "y": [0.0, 10.41, 10.41], "z": [0.0, 11.43, 6.376e-16]}, {"color": "rgba(255,255,255,0.1)", "hoverinfo": "skip", "i": [0], "j": [1], "k": [2], "name": "surface-face1-tri0", "opacity": 0.2, "scene": "scene", "showlegend": false, "showscale": false, "type": "mesh3d", "x": [6.489, 6.489, 6.489], "y": [0.0, 0.0, 10.41], "z": [3.973e-16, 11.43, 11.43]}, {"color": "rgba(255,255,255,0.1)", "hoverinfo": "skip", "i": [0], "j": [1], "k": [2], "name": "surface-face1-tri1", "opacity": 0.2, "scene": "scene", "showlegend": false, "showscale": false, "type": "mesh3d", "x": [6.489, 6.489, 6.489], "y": [0.0, 10.41, 10.41], "z": [3.973e-16, 11.43, 1.035e-15]}, {"color": "rgba(255,255,255,0.1)", "hoverinfo": "skip", "i": [0], "j": [1], "k": [2], "name": "surface-face2-tri0", "opacity": 0.2, "scene": "scene", "showlegend": false, "showscale": false, "type": "mesh3d", "x": [0.0, 0.0, 6.489], "y": [0.0, 0.0, 0.0], "z": [0.0, 11.43, 11.43]}, {"color": "rgba(255,255,255,0.1)", "hoverinfo": "skip", "i": [0], "j": [1], "k": [2], "name": "surface-face2-tri1", "opacity": 0.2, "scene": "scene", "showlegend": false, "showscale": false, "type": "mesh3d", "x": [0.0, 6.489, 6.489], "y": [0.0, 0.0, 0.0], "z": [0.0, 11.43, 3.973e-16]}, {"color": "rgba(255,255,255,0.1)", "hoverinfo": "skip", "i": [0], "j": [1], "k": [2], "name": "surface-face3-tri0", "opacity": 0.2, "scene": "scene", "showlegend": false, "showscale": false, "type": "mesh3d", "x": [1.675e-15, 1.675e-15, 6.489], "y": [10.41, 10.41, 10.41], "z": [6.376e-16, 11.43, 11.43]}, {"color": "rgba(255,255,255,0.1)", "hoverinfo": "skip", "i": [0], "j": [1], "k": [2], "name": "surface-face3-tri1", "opacity": 0.2, "scene": "scene", "showlegend": false, "showscale": false, "type": "mesh3d", "x": [1.675e-15, 6.489, 6.489], "y": [10.41, 10.41, 10.41], "z": [6.376e-16, 11.43, 1.035e-15]}, {"color": "rgba(255,255,255,0.1)", "hoverinfo": "skip", "i": [0], "j": [1], "k": [2], "name": "surface-face4-tri0", "opacity": 0.2, "scene": "scene", "showlegend": false, "showscale": false, "type": "mesh3d", "x": [0.0, 1.675e-15, 6.489], "y": [0.0, 10.41, 10.41], "z": [0.0, 6.376e-16, 1.035e-15]}, {"color": "rgba(255,255,255,0.1)", "hoverinfo": "skip", "i": [0], "j": [1], "k": [2], "name": "surface-face4-tri1", "opacity": 0.2, "scene": "scene", "showlegend": false, "showscale": false, "type": "mesh3d", "x": [0.0, 6.489, 6.489], "y": [0.0, 10.41, 0.0], "z": [0.0, 1.035e-15, 3.973e-16]}, {"color": "rgba(255,255,255,0.1)", "hoverinfo": "skip", "i": [0], "j": [1], "k": [2], "name": "surface-face5-tri0", "opacity": 0.2, "scene": "scene", "showlegend": false, "showscale": false, "type": "mesh3d", "x": [0.0, 1.675e-15, 6.489], "y": [0.0, 10.41, 10.41], "z": [11.43, 11.43, 11.43]}, {"color": "rgba(255,255,255,0.1)", "hoverinfo": "skip", "i": [0], "j": [1], "k": [2], "name": "surface-face5-tri1", "opacity": 0.2, "scene": "scene", "showlegend": false, "showscale": false, "type": "mesh3d", "x": [0.0, 6.489, 6.489], "y": [0.0, 10.41, 0.0], "z": [11.43, 11.43, 11.43]}], "layout": {"annotations": [{"font": {"size": 16}, "showarrow": false, "text": "Zr8 O2", "x": 0.5, "xanchor": "center", "xref": "paper", "y": 0.98, "yanchor": "top", "yref": "paper"}], "height": 400, "legend": {"bgcolor": "rgba(0,0,0,0)", "borderwidth": 0, "font": {"size": 12, "weight": "bold"}, "itemsizing": "constant", "itemwidth": 30, "tracegroupgap": 2, "x": 0.98, "xanchor": "right", "xref": "paper", "y": 0.02, "yanchor": "bottom", "yref": "paper"}, "margin": {"b": 0, "l": 0, "r": 0, "t": 30}, "paper_bgcolor": "rgba(0,0,0,0)", "plot_bgcolor": "rgba(0,0,0,0)", "scene": {"aspectmode": "data", "bgcolor": "rgba(80,80,80,0.01)", "camera": {"eye": {"x": 1.5, "y": 1.5, "z": 1.5}}, "domain": {"x": [0.005, 0.995], "y": [0.005, 0.995]}, "xaxis": {"showgrid": false, "showticklabels": false, "visible": false, "zeroline": false}, "yaxis": {"showgrid": false, "showticklabels": false, "visible": false, "zeroline": false}, "zaxis": {"showgrid": false, "showticklabels": false, "visible": false, "zeroline": false}}, "showlegend": true, "width": 400}}
